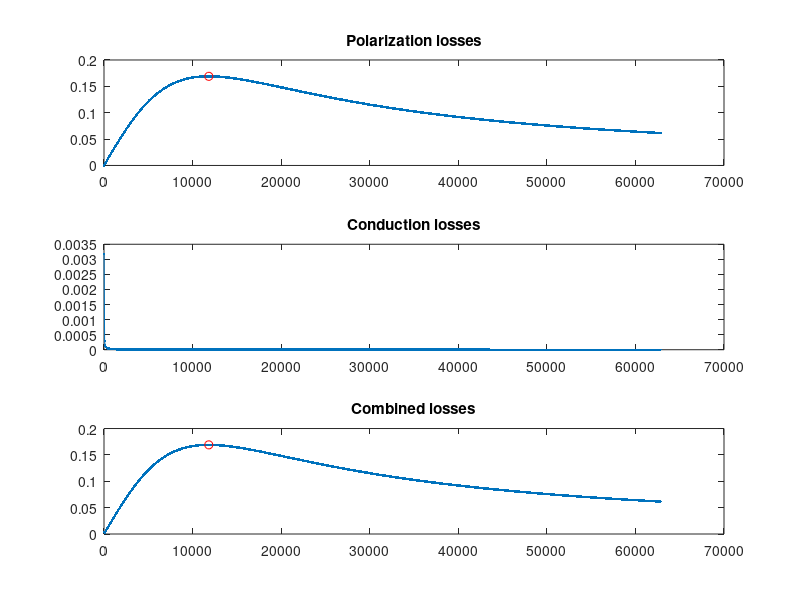

Write MATLAB code to recreate this figure.
%Plots

Ci=10^-9;
Ri=100*10^3;
Rinf=10*10^9;
Czero=2.5*10^-9;

w=2*pi*linspace(1,10000,1000);
tandpol=(w*Ci*Ri*Ci/Czero)./((1+Ci/Czero)+w.^2.*(Ci*Ri)^2);
figure
subplot(3,1,1)
plot(w,tandpol, '.-')
title('Polarization losses');
hold on
plot(sqrt(1+Ci/Czero)/(Ci*Ri),(0.5*Ci/Czero)/(sqrt(1+Ci/Czero)), 'ro');

tandlleit=(w.^2.*((Ci*Ri)^2)+1)./(w.*Czero*Rinf.*(2.+w.^2.*(Ci*Ri)^2))
subplot(3,1,2)
plot(w,tandlleit, '.-')
title('Conduction losses');


subplot(3,1,3)
plot(w,tandlleit+tandpol, '.-')
title('Combined losses');
[M,I]=max(tandlleit+tandpol);
hold on
plot(w(I),M,'ro')


